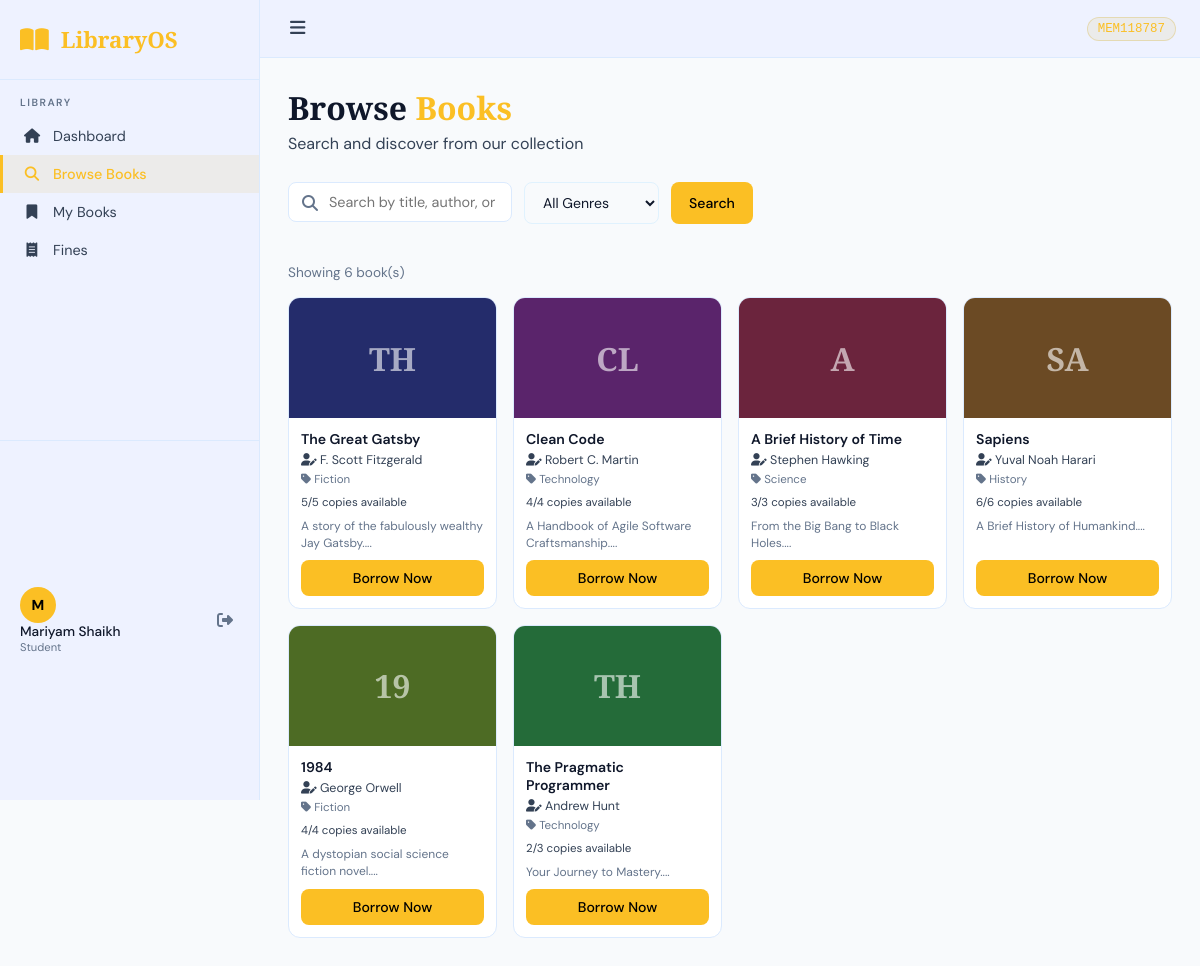
/student/books (signed in), run on the app's committed database.
### app/models/user.py (models this page shows, shortened)
class User(UserMixin, db.Model):
    __tablename__ = 'users'
    id = db.Column(db.Integer, primary_key=True)
    member_id = db.Column(db.String(20), unique=True, nullable=False)
    name = db.Column(db.String(100), nullable=False)
    email = db.Column(db.String(120), unique=True, nullable=False)
    password = db.Column(db.String(256), nullable=False)
    role = db.Column(db.String(20), default='student')  # student, staff, admin
    is_active = db.Column(db.Boolean, default=True)
    phone = db.Column(db.String(20))
    address = db.Column(db.Text)
    joined_date = db.Column(db.DateTime, default=datetime.utcnow)
    max_books = db.Column(db.Integer, default=5)
    borrows = db.relationship('BorrowRecord', backref='user', lazy='dynamic')
    reservations = db.relationship('Reservation', backref='user', lazy='dynamic')
    fines = db.relationship('Fine', backref='user', lazy='dynamic')

### app/models/book.py (models this page shows, shortened)
class Book(db.Model):
    __tablename__ = 'books'
    id = db.Column(db.Integer, primary_key=True)
    title = db.Column(db.String(200), nullable=False)
    author = db.Column(db.String(150), nullable=False)
    isbn = db.Column(db.String(20), unique=True, nullable=False)
    genre = db.Column(db.String(50))
    category_id = db.Column(db.Integer, db.ForeignKey('categories.id'))
    description = db.Column(db.Text)
    publisher = db.Column(db.String(100))
    publication_year = db.Column(db.Integer)
    total_copies = db.Column(db.Integer, default=1)
    available_copies = db.Column(db.Integer, default=1)
    cover_image = db.Column(db.String(200))
    is_ebook = db.Column(db.Boolean, default=False)
    ebook_url = db.Column(db.String(300))
    borrow_count = db.Column(db.Integer, default=0)
    added_date = db.Column(db.DateTime, default=datetime.utcnow)
    borrows = db.relationship('BorrowRecord', backref='book', lazy='dynamic')
    reservations = db.relationship('Reservation', backref='book', lazy='dynamic')
    def is_available(self):
        return self.available_copies > 0

### app/routes/student.py (the view)
@student_bp.route('/books')
@login_required
def books():
    q = request.args.get('q', '')
    genre = request.args.get('genre', '')
    page = request.args.get('page', 1, type=int)
    query = Book.query
    if q:
        query = query.filter(
            db.or_(Book.title.ilike(f'%{q}%'),
                   Book.author.ilike(f'%{q}%'),
                   Book.isbn.ilike(f'%{q}%'))
        )
    if genre:
        query = query.filter_by(genre=genre)
    books = query.paginate(page=page, per_page=Config.BOOKS_PER_PAGE)
    categories = Category.query.all()
    return render_template('student/books.html', books=books, categories=categories, q=q, genre=genre)

### app/models/user.py (called while the page is built)
@login_manager.user_loader
def load_user(user_id):
    return User.query.get(int(user_id))

### app/templates/student/books.html (shortened to what this page needs)
{% extends "base.html" %}
{% block content %}
<div class="page-header">
  <h1>Browse <span class="highlight">Books</span></h1>
  <p>Search and discover from our collection</p>
</div>
<div class="search-bar-container">
  <form method="GET" class="search-form">
    <div class="search-input-wrap">
      <i class="fas fa-search"></i>
      <input type="text" name="q" value="{{ q }}" placeholder="Search by title, author, or ISBN...">
    </div>
    <select name="genre" class="filter-select">
      <option value="">All Genres</option>
    </select>
    <button type="submit" class="btn btn-primary">Search</button>
  </form>
</div>
<div class="results-info">
  Showing {{ books.total }} book(s)
</div>
<div class="books-grid books-grid-lg">
  {% for book in books.items %}
  <div class="book-card">
    <div class="book-cover" style="background: hsl({{ (loop.index * 53 + 180) % 360 }}, 50%, 28%)">
      <span>{{ book.title[:2].upper() }}</span>
    </div>
    <div class="book-details">
      <div class="book-title">{{ book.title }}</div>
      <div class="book-author"><i class="fas fa-user-pen"></i> {{ book.author }}</div>
      <div class="book-genre"><i class="fas fa-tag"></i> {{ book.genre }}</div>
      <div class="book-copies">{{ book.available_copies }}/{{ book.total_copies }} copies available</div>
      {% if book.description %}<p class="book-desc">{{ book.description[:80] }}...</p>{% endif %}
      <div class="book-footer">
        {% if book.is_available() %}
        <form method="POST" action="{{ url_for('student.borrow_book', book_id=book.id) }}">
          <button class="btn btn-primary btn-block">Borrow Now</button>
        </form>
        {% else %}
        <form method="POST" action="{{ url_for('student.reserve_book', book_id=book.id) }}">
          <button class="btn btn-outline btn-block">Reserve</button>
        </form>
        {% endif %}
      </div>
    </div>
  </div>
  {% else %}
  <div class="empty-state full-width">
    <i class="fas fa-search-minus"></i>
    <p>No books found. Try a different search.</p>
  </div>
  {% endfor %}
</div>
{% endblock %}

### app/templates/base.html (shortened to what this page needs)
<!DOCTYPE html>
<html lang="en">
<head>
<link rel="stylesheet" href="https://cdnjs.cloudflare.com/ajax/libs/font-awesome/6.5.0/css/all.min.css">
<link rel="stylesheet" href="{{ url_for('static', filename='css/style.css') }}">
</head>
<body>
{% if current_user.is_authenticated %}
<div class="app-layout">
  <aside class="sidebar" id="sidebar">
    <div class="sidebar-brand">
      <i class="fas fa-book-open"></i>
      <span>LibraryOS</span>
    </div>
    <nav class="sidebar-nav">
      <div class="nav-group">
        <span class="nav-label">Library</span>
        <a href="{{ url_for('student.dashboard') }}" class="nav-link {% if request.endpoint == 'student.dashboard' %}active{% endif %}">
          <i class="fas fa-home"></i><span>Dashboard</span>
        </a>
        <a href="{{ url_for('student.books') }}" class="nav-link {% if request.endpoint == 'student.books' %}active{% endif %}">
          <i class="fas fa-search"></i><span>Browse Books</span>
        </a>
        <a href="{{ url_for('student.my_books') }}" class="nav-link {% if request.endpoint == 'student.my_books' %}active{% endif %}">
          <i class="fas fa-bookmark"></i><span>My Books</span>
        </a>
        <a href="{{ url_for('student.fines') }}" class="nav-link {% if request.endpoint == 'student.fines' %}active{% endif %}">
          <i class="fas fa-receipt"></i><span>Fines</span>
        </a>
      </div>
    </nav>
    <div class="sidebar-footer">
      <div class="user-info">
        <div class="user-avatar">{{ current_user.name[0].upper() }}</div>
        <div>
          <div class="user-name">{{ current_user.name }}</div>
          <div class="user-role">{{ current_user.role.title() }}</div>
        </div>
      </div>
      <a href="{{ url_for('auth.logout') }}" class="logout-btn"><i class="fas fa-sign-out-alt"></i></a>
    </div>
  </aside>
  <main class="main-content">
    <div class="topbar">
      <button class="sidebar-toggle" onclick="toggleSidebar()"><i class="fas fa-bars"></i></button>
      <div class="topbar-right">
        <span class="member-badge">{{ current_user.member_id }}</span>
      </div>
    </div>
    <div class="page-content">
      {% block content %}{% endblock %}
    </div>
  </main>
</div>
{% else %}
{% block auth_content %}{% endblock %}
{% endif %}
</body>
</html>

### data on the page
User: name "M", name "Mariyam Shaikh", role "Student", member_id "MEM118787"
Book: title "TH", title "The Great Gatsby", author "F. Scott Fitzgerald", genre "Fiction", available_copies "5", total_copies "5", description "A story of the fabulously wealthy Jay Gatsby."
Book: title "CL", title "Clean Code", author "Robert C. Martin", genre "Technology", available_copies "4", total_copies "4", description "A Handbook of Agile Software Craftsmanship."
Book: title "A", title "A Brief History of Time", author "Stephen Hawking", genre "Science", available_copies "3", total_copies "3", description "From the Big Bang to Black Holes."
Book: title "SA", title "Sapiens", author "Yuval Noah Harari", genre "History", available_copies "6", total_copies "6", description "A Brief History of Humankind."
Book: title "19", title "1984", author "George Orwell", genre "Fiction", available_copies "4", total_copies "4", description "A dystopian social science fiction novel."
Book: title "TH", title "The Pragmatic Programmer", author "Andrew Hunt", genre "Technology", available_copies "2", total_copies "3", description "Your Journey to Mastery."

### other printed values
{{ books.total }} "6"
